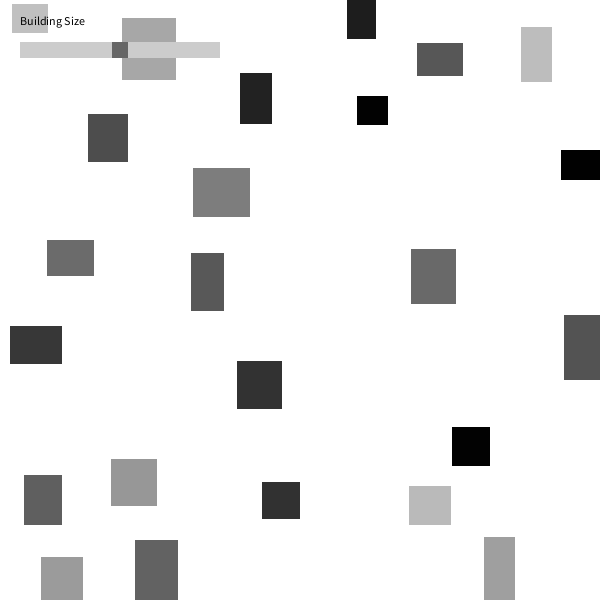
Frame 1 (no input)
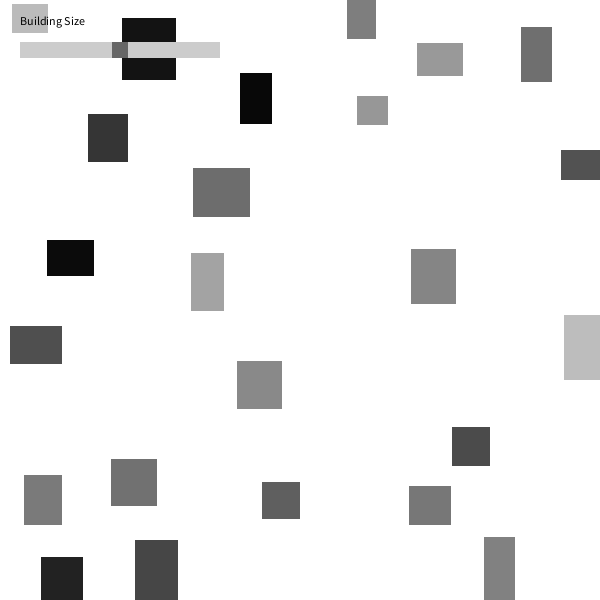
Frame 60 (the mouse pressed at the canvas centre just before this capture)
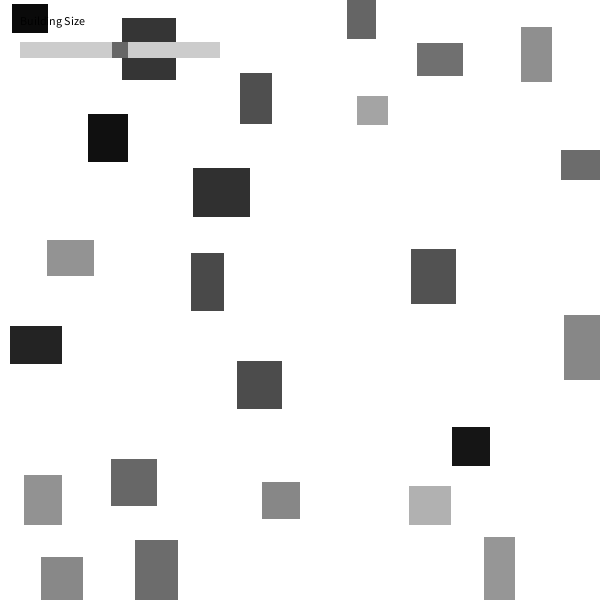
Frame 120 (the mouse held since frame 60 and released just before this capture)

The Processing sketch that drew these frames (run headless with seeded random() and noise(); from frame 60 on, the mouse is pressed at the canvas centre):

// Processing sketch: PracticeAssignment1_2D
// ── PracticeAssignment1_2D.pde
ArrayList<Building> buildings;
HScrollbar slider;
int minSize; 

void setup(){
  //Code here only runs once
  size(600,600);
  noStroke();
  smooth();
  //Make a new slider
  slider = new HScrollbar(20, 50, 200, 16, 16);
  //set some parameters
  numBuildings = 100;
  minSize = int(map(int(slider.getPos()), 22, 220, 30, 100));
  createBuildings();
}

void draw(){
  background(255);
  drawBuildings();
  fill(0);
  text("Building Size", 20, 25);
  slider.update();
  slider.display();
  if(minSize != int(map(int(slider.getPos()), 22, 220, 30, 100))){
    minSize = int(map(int(slider.getPos()), 22, 220, 30, 100));
    createBuildings();
    println(int(slider.getPos()));
  }
}

//draws the buildings
void drawBuildings(){
    for (int i = 0; i < numBuildings; i++){
    buildings.get(i).display();
  }
}

void createBuildings(){
  //create buildings using elements and functions from building class
  buildings = new ArrayList();
  
  //make buildings
  for (int i = 0; i < numBuildings; i++){
    PVector location = new PVector(random(0, width), random(0, height));
    buildings.add(new Building(location, i, buildings));
  }
  
  //check for overlaps
  for (int i = 0; i < numBuildings; i++){
    buildings.get(i).collide();
  }
}

// ── Building.pde
/*
For the most part, this class allows us to make mostly non overlapping "buildings"
*/
int numBuildings = 100;
boolean overlap;

class Building{
  float buildingWidth, buildingHeight;
  PVector center; 
  int id;
  ArrayList<Building> others;
  boolean display = true;
  
  Building(PVector center_in, int id_in, ArrayList<Building> others_in){
    center = center_in;
    id = id_in;
    others = others_in;
    buildingWidth = random(30, 60);
    buildingHeight = random(30, 70);
  } 
  
  void collide(){
    for (int i = id + 1; i < numBuildings; i++){
      float distance = dist(center.x, center.y, others.get(i).center.x, others.get(i).center.y);
      float minDist = others.get(i).buildingWidth/2 + buildingWidth + 10;
      float minDistH = others.get(i).buildingHeight/2 + buildingHeight + 10;
      if (distance < minDist && distance < minDistH){
        display = false;
        break;
      }
    }
  }
  
  void display(){
    if (!display) return;
    stroke(255);
    fill(random(200));
    rectMode(CENTER);
    rect(center.x, center.y, buildingWidth, buildingHeight);
  }
}

// ── Slider.pde
//Uses Processing.org scrollbar class
class HScrollbar {
  int swidth, sheight;    // width and height of bar
  float xpos, ypos;       // x and y position of bar
  float spos, newspos;    // x position of slider
  float sposMin, sposMax; // max and min values of slider
  int loose;              // how loose/heavy
  boolean over;           // is the mouse over the slider?
  boolean locked;
  float ratio;

  HScrollbar (float xp, float yp, int sw, int sh, int l) {
    swidth = sw;
    sheight = sh;
    int widthtoheight = sw - sh;
    ratio = (float)sw / (float)widthtoheight;
    xpos = xp;
    ypos = yp-sheight/2;
    spos = xpos + swidth/2 - sheight/2;
    newspos = spos;
    sposMin = xpos;
    sposMax = xpos + swidth - sheight;
    loose = l;
  }

  void update() {
    if (overEvent()) {
      over = true;
    } else {
      over = false;
    }
    if (mousePressed && over) {
      locked = true;
    }
    if (!mousePressed) {
      locked = false;
    }
    if (locked) {
      newspos = constrain(mouseX-sheight/2, sposMin, sposMax);
    }
    if (abs(newspos - spos) > 1) {
      spos = spos + (newspos-spos)/loose;
    }
  }

  float constrain(float val, float minv, float maxv) {
    return min(max(val, minv), maxv);
  }

  boolean overEvent() {
    if (mouseX > xpos && mouseX < xpos+swidth &&
       mouseY > ypos && mouseY < ypos+sheight) {
      return true;
    } else {
      return false;
    }
  }

  void display() {
    rectMode(CORNER);
    noStroke();
    fill(204);
    rect(xpos, ypos, swidth, sheight);
    if (over || locked) {
      fill(0, 0, 0);
    } else {
      fill(102, 102, 102);
    }
    rect(spos, ypos, sheight, sheight);
  }

  float getPos() {
    // Convert spos to be values between
    // 0 and the total width of the scrollbar
    return spos * ratio;
  }
}
